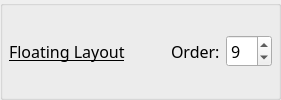
        <widget class="QGroupBox" name="GB_9_floatingLayout">
         <property name="sizePolicy">
          <sizepolicy hsizetype="Preferred" vsizetype="Maximum">
           <horstretch>0</horstretch>
           <verstretch>0</verstretch>
          </sizepolicy>
         </property>
         <property name="title">
          <string/>
         </property>
         <property name="flat">
          <bool>true</bool>
         </property>
         <layout class="QGridLayout" name="gridLayout_61">
          <property name="leftMargin">
           <number>6</number>
          </property>
          <property name="topMargin">
           <number>0</number>
          </property>
          <property name="rightMargin">
           <number>6</number>
          </property>
          <property name="bottomMargin">
           <number>0</number>
          </property>
          <property name="verticalSpacing">
           <number>0</number>
          </property>
          <item row="0" column="4">
           <widget class="QSpinBox" name="kcfg_floatingLayoutOrder">
            <property name="font">
             <font>
              <family>Noto Sans</family>
              <pointsize>12</pointsize>
              <italic>false</italic>
              <bold>false</bold>
              <underline>false</underline>
             </font>
            </property>
            <property name="toolTip">
             <string>&lt;html&gt;&lt;head/&gt;&lt;body&gt;&lt;p&gt;0 - to disable&lt;/p&gt;&lt;/body&gt;&lt;/html&gt;</string>
            </property>
            <property name="maximum">
             <number>12</number>
            </property>
            <property name="value">
             <number>9</number>
            </property>
           </widget>
          </item>
          <item row="0" column="2">
           <spacer name="horizontalSpacer_55">
            <property name="orientation">
             <enum>Qt::Orientation::Horizontal</enum>
            </property>
            <property name="sizeHint" stdset="0">
             <size>
              <width>40</width>
              <height>20</height>
             </size>
            </property>
           </spacer>
          </item>
          <item row="0" column="3">
           <widget class="QLabel" name="label_104">
            <property name="font">
             <font>
              <family>Noto Sans</family>
              <pointsize>12</pointsize>
              <italic>false</italic>
              <bold>false</bold>
              <underline>false</underline>
             </font>
            </property>
            <property name="text">
             <string>Order:</string>
            </property>
           </widget>
          </item>
          <item row="0" column="1">
           <widget class="QLabel" name="label_103">
            <property name="font">
             <font>
              <family>Noto Sans</family>
              <pointsize>12</pointsize>
              <italic>false</italic>
              <bold>false</bold>
              <underline>true</underline>
             </font>
            </property>
            <property name="text">
             <string>Floating Layout</string>
            </property>
            <property name="margin">
             <number>0</number>
            </property>
           </widget>
          </item>
         </layout>
        </widget>
